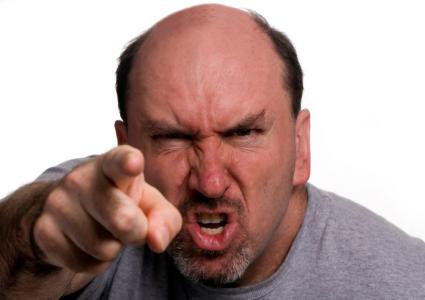
#> input picture images/angry_face.jpg, 425 x 300 px
$ python -i cvutil.py   (imports and definitions only)
#> lines starting #> are read from the running program, lines starting #| are printed output that depends on the picture
#> further down, picture is the input picture: shape (300, 425, 3); mean B, G, R 149.2, 152.6, 177.6
# -*- coding: utf-8 -*-
"""
Created on Sat Feb  4 21:56:43 2017

@author: finn
"""
import cv2
import matplotlib.pyplot as plt
import numpy as np

# [10 lines left out: function source_video, not called in this run]


def plot_histogram(ax,img,channels,title,legend_loc = "upper left"):
    """
    ax: the axis on which you want to plot the histogram
    img: the image to compute the histogram from
    channels: the names fo the channels in the image
              could be ['blue','green','red'] or ['hue','saturation','value'] or ['grey']
    title: the title to give the axis
    """
    plot_settings = {
        "blue":("blue",255),
        "green":("green",255),
        "red":("red",255),
        "hue":("violet",180),
        "saturation":("orange",255),
        "value":("cyan",255),
        "luminosity":("brown",255),
        "grey":("black",255)
        }
    for i,c in enumerate(channels):
        settings = plot_settings.get(c)
        if settings is not None:
            color,channel_max = settings
        else:
            color,channel_max = None,255

        hist = cv2.calcHist([img],channels = [i],mask = None, histSize = [channel_max],ranges=[0,channel_max])
        ax.set_xlim(0,channel_max)
        ax.set_title(title)
        ax.plot(hist,color = color,label = c)
    ax.legend(loc=legend_loc)
    return ax


# [26 lines left out: functions make_hsv, plot_hsv_hist, not called in this run]


def plot_1d_histograms(img):
    """
    Plot 1d histograms for each channel of rgb, hsv, hls and greyscale.
    """
    hsv = cv2.cvtColor(img,cv2.COLOR_BGR2HSV)
#> hsv: shape (300, 425, 3); mean H, S, V 27.3, 64.6, 178.4
    hls = cv2.cvtColor(img,cv2.COLOR_BGR2HLS)
#> hls: shape (300, 425, 3); mean of channels 0, 1, 2 27.6, 163, 59.8
    grey = cv2.cvtColor(img,cv2.COLOR_BGR2GRAY)
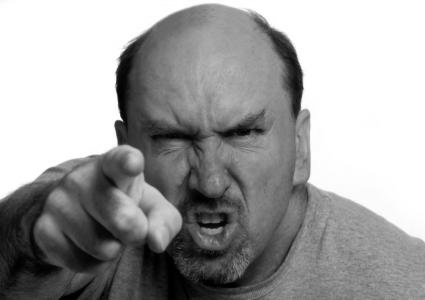
#> grey: shape (300, 425); min 0, max 255, mean 159.7
    fix,ax = plt.subplots(1,4,figsize=(20,4))
    plot_histogram(ax[0],img,["blue","green","red"],"BGR")
    plot_histogram(ax[1],hsv,["hue","saturation","value"],"HSV")
#> the loop in plot_histogram (call 2), `for i,c in enumerate(channels):` made 3 passes
#> (c, settings, color, channel_max) on passes 1 to 3: ('hue', ('violet', 180), 'violet', 180), ('saturation', ('orange', 255), 'orange', 255), ('value', ('cyan', 255), 'cyan', 255)
    plot_histogram(ax[2],hls,["hue","luminosity","saturation"],"HLS")
    plot_histogram(ax[3],grey,["grey"],"Greyscale")

# [31 lines left out: functions hueDifference, hsvInRange, not called in this run]


>>> import cv2
>>> picture = cv2.imread('../images/angry_face.jpg')
>>> result = plot_1d_histograms(picture)
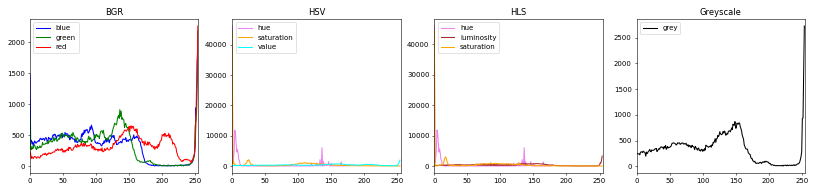
#> figure drawn by matplotlib, 4 panels; panel 1: curve peaks at x = 254, y = 1892; panel 1: curve peaks at x = 254, y = 2186; panel 1: curve peaks at x = 254, y = 2266; panel 2: curve peaks at x = 0, y = 46171
